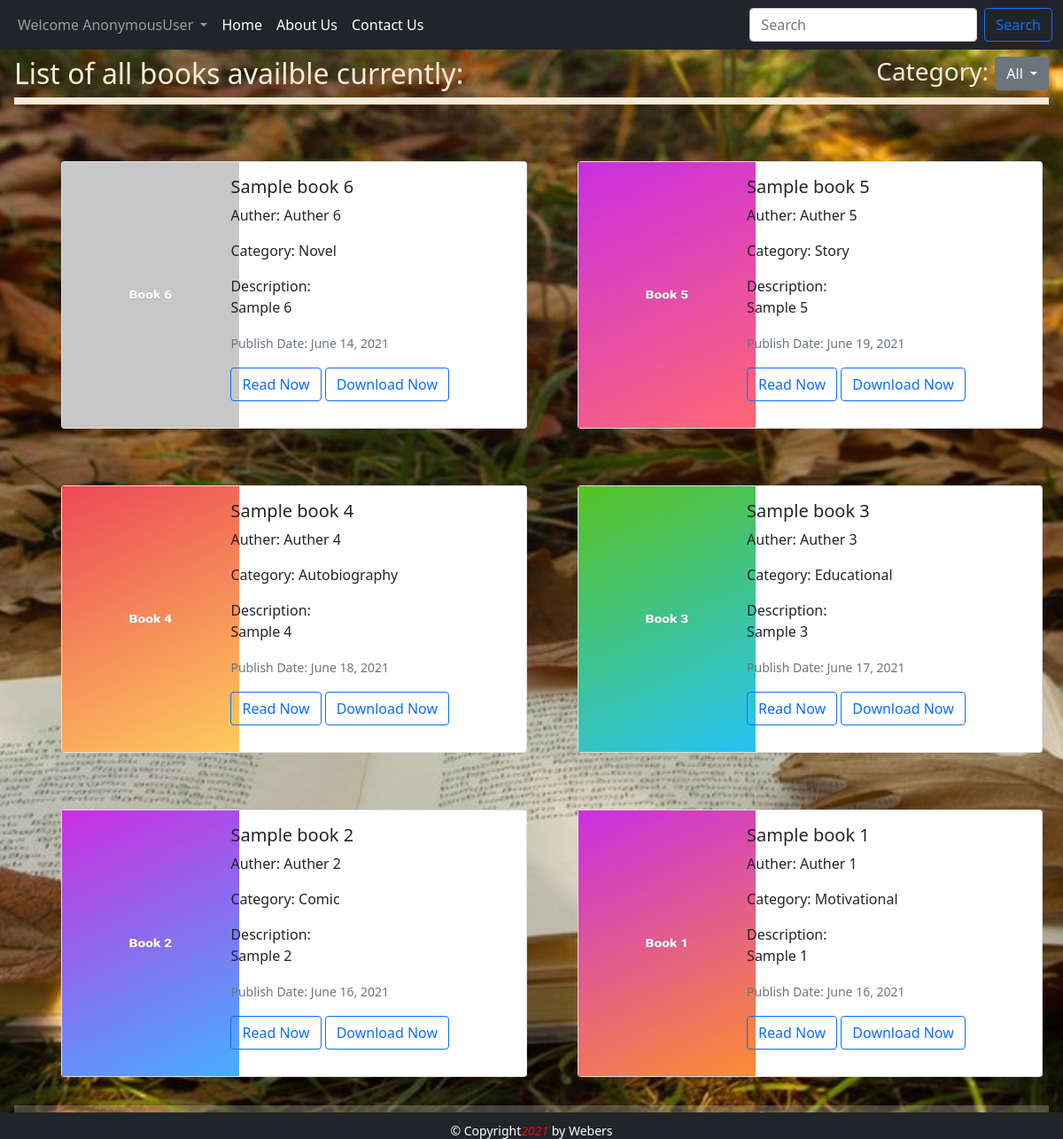
Screenshot of /all with the database file from the repository.
### webster/models.py (models this page shows, shortened)
class Product(models.Model):
    product_id = models.AutoField
    Product_name = models.CharField(max_length=50)
    category = models.CharField(max_length=50, default="")
    auther = models.CharField(max_length=50)
    desc = models.CharField(max_length=100)
    publish_date = models.DateField()
    image = models.ImageField(upload_to='images',default="")
    file = models.FileField(upload_to="files", default="")

### webster/views.py (the view)
# urls.py: path('all', views.all, name='all'),
def all(request):
    productss = reversed(Product.objects.all())
    variablemain = 'List of all books availble currently:'
    variable1 = 'All'
    variable2 = 'Comics'
    variable3 = 'Novel'
    variable4 = 'Story'
    variable5 = 'Autobiography'
    variable6 = 'Educational'
    variable7 = 'Motiational'
    link1 = '/all'
    link2 = '/comic'
    link3 = '/novel'
    link4 = '/story'
    link5 = '/autobiography'
    link6 = '/educational'
    link7 = '/motivational'
    context = {'productss': productss, 'variablemain' : variablemain, 'variable1': variable1, 'variable2': variable2,
    'variable3': variable3, 'variable4': variable4, 'variable5': variable5, 'variable6': variable6, 'variable7': variable7,
    'link1': link1, 'link2': link2, 'link3': link3, 'link4': link4, 'link5': link5, 'link6': link6, 'link7': link7}
    return render(request, 'home.html', context)

### templates/home.html (shortened to what this page needs)
{% extends 'base.html' %}
{% block body %}
<div class="card-img-overlay my-5">
  <div style="clear: both;">
  <h2 style="color: antiquewhite; float: left;">{{variablemain}}</h2>
  <div class="dropdown" style="float: right;">
    <a class="btn btn-secondary dropdown-toggle" href="{{link1}}" role="button" id="dropdownMenuLink" data-bs-toggle="dropdown" aria-expanded="false">
    {{variable1}}
    </a>
  </div>
  <h3 style="color: antiquewhite; float:right;">Category:&nbsp;</h3>
  </div>
  <hr style="width:100%;text-align:left;margin-left:0; color:antiquewhite; background-color:antiquewhite;opacity: inherit; height: 2mm;">
  {% for product in productss %}
<div class="card mb-3 my-5" style="width: 45%; display: inline-block;margin-left: 14mm; margin-bottom: 5mm;">
  <div class="row g-0">
    <div class="col-md-4">
      <img src="/media/{{ product.image }}" alt="...">
    </div>
    <div class="col-md-8">
      <div class="card-body">
        <h5 class="card-title">{{ product.Product_name }}</h5>
        <p class="card-text">Auther: {{ product.auther}}</p>
        <p class="card-text">Category: {{ product.category}}</p>
        <p class="card-text">Description:</br> {{ product.desc}}</p>
        <p class="card-text"><small class="text-muted">Publish Date: {{ product.publish_date}}</small></p>
        <a href="/media/{{ product.file }}"  stye = "display :  inline" class="btn btn-outline-primary">Read Now</a>
        <a href="/media/{{ product.file }}" download="/media/{{ product.file }}" stye = "display :  inline" class="btn btn-outline-primary">Download Now</a>
      </div>
    </div>
  </div>
</div>
{% endfor %}
</div>
{% endblock body %}

### templates/base.html (shortened to what this page needs)
<!doctype html>
<html lang="en">
  <head>
    <link href="https://cdn.jsdelivr.net/npm/bootstrap@5.0.1/dist/css/bootstrap.min.css" rel="stylesheet">
  </head>
   <nav class="navbar navbar-expand-lg navbar-dark bg-dark overlay-panel">
  <div class="container-fluid">
    <div class="collapse navbar-collapse" id="navbarSupportedContent">
      <ul class="navbar-nav me-auto mb-2 mb-lg-0">
        <li class="nav-item dropdown">
         <a class="nav-link dropdown-toggle" href="#" id="navbarDropdownMenuLink" role="button" data-bs-toggle="dropdown" aria-expanded="false">
           Welcome {{request.user}}
         </a>
       </li>
        <li class="nav-item">
          <a class="nav-link active" aria-current="page" href="/all">Home</a>
        </li>
         <li class="nav-item">
          <a class="nav-link active" aria-current="page" href="/about">About Us</a>
        </li>
         <li class="nav-item">
          <a class="nav-link active" aria-current="page" href="/contact">Contact Us</a>
        </li>
      </ul>
      <form class="d-flex" method="GET" action="/search">
        <input class="form-control me-2" type="search" placeholder="Search" aria-label="Search" id="buscar" name="buscar">
        <button class="btn btn-outline-primary" type="submit">Search</button>
      </form>
    </div>
  </div>
</nav>
<body>
{% block body %}  {% endblock body%}
</body>
<footer>
	<p>
		© Copyright<i class="fa fa-heart">2021</i> by
		<a target="_blank">Webers</a>
	</p>
</footer>
</html>

### rows the page displays
Product: image (picture), Product_name "Sample book 6", auther "Auther 6", category "Novel", desc "Sample 6", publish_date "June 14, 2021"
Product: image (picture), Product_name "Sample book 5", auther "Auther 5", category "Story", desc "Sample 5", publish_date "June 19, 2021"
Product: image (picture), Product_name "Sample book 4", auther "Auther 4", category "Autobiography", desc "Sample 4", publish_date "June 18, 2021"
Product: image (picture), Product_name "Sample book 3", auther "Auther 3", category "Educational", desc "Sample 3", publish_date "June 17, 2021"
Product: image (picture), Product_name "Sample book 2", auther "Auther 2", category "Comic", desc "Sample 2", publish_date "June 16, 2021"
Product: image (picture), Product_name "Sample book 1", auther "Auther 1", category "Motivational", desc "Sample 1", publish_date "June 16, 2021"

### other values shown
{{ request.user }} "AnonymousUser"
{{ variablemain }} "List of all books availble currently:"
{{ variable1 }} "All"
